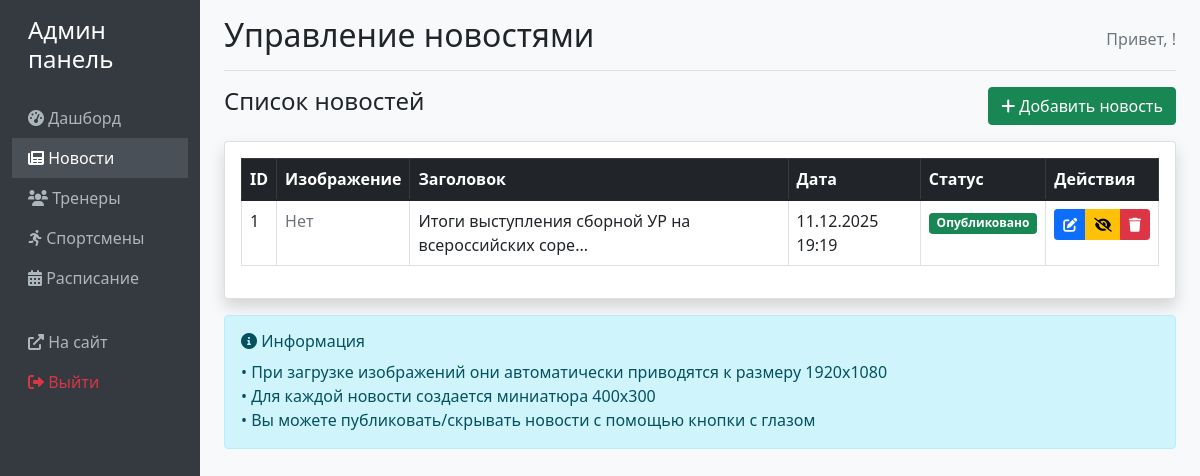
The page /admin/news (signed in) on the database its author committed.
### database.py (models this page shows, shortened)
class News(db.Model):
    id = db.Column(db.Integer, primary_key=True)
    title = db.Column(db.String(200), nullable=False)
    content = db.Column(db.Text, nullable=False)
    created_at = db.Column(db.DateTime, default=datetime.now)
    is_published = db.Column(db.Boolean, default=True)

### admin.py (the view)
@admin_bp.route('/news')
def news_list():
    if not check_auth():
        return redirect(url_for('admin.login'))
    news_items = db.get_news()
    return render_template('admin/news.html', news=news_items)

### admin.py (called while the page is built)
def check_auth():
    return session.get('admin_logged_in', False)

### database.py (called while the page is built)
def get_news():
    return News.query.order_by(News.created_at.desc()).all()

### templates/admin/news.html (shortened to what this page needs)
{% extends "admin/base.html" %}
{% block page_title %}Управление новостями{% endblock %}
{% block content %}
<div class="d-flex justify-content-between mb-3">
    <h4>Список новостей</h4>
    <a href="{{ url_for('admin.add_news') }}" class="btn btn-success">
        <i class="fas fa-plus"></i> Добавить новость
    </a>
</div>
<div class="card shadow">
    <div class="card-body">
        <div class="table-responsive">
            <table class="table table-bordered table-hover">
                <thead class="table-dark">
                    <tr>
                        <th>ID</th>
                        <th>Изображение</th>
                        <th>Заголовок</th>
                        <th>Дата</th>
                        <th>Статус</th>
                        <th>Действия</th>
                    </tr>
                </thead>
                <tbody>
                    {% for item in news %}
                    <tr>
                        <td>{{ item.id }}</td>
                        <td>
                            {% if item.thumbnail_path %}
                            <img src="{{ url_for('static', filename='uploads/' + item.thumbnail_path) }}"
                                 alt="Миниатюра"
                                 style="width: 80px; height: 60px; object-fit: cover; border-radius: 4px;">
                            {% else %}
                            <span class="text-muted">Нет</span>
                            {% endif %}
                        </td>
                        <td>{{ item.title[:50] }}{% if item.title|length > 50 %}...{% endif %}</td>
                        <td>{{ item.created_at.strftime('%d.%m.%Y %H:%M') }}</td>
                        <td>
                            {% if item.is_published %}
                            <span class="badge bg-success">Опубликовано</span>
                            {% else %}
                            <span class="badge bg-secondary">Черновик</span>
                            {% endif %}
                        </td>
                        <td>
                            <div class="btn-group btn-group-sm">
                                <a href="{{ url_for('admin.edit_news', news_id=item.id) }}"
                                   class="btn btn-primary" title="Редактировать">
                                    <i class="fas fa-edit"></i>
                                </a>
                                <a href="{{ url_for('admin.toggle_news', news_id=item.id) }}"
                                   class="btn btn-warning"
                                   title="{% if item.is_published %}Снять с публикации{% else %}Опубликовать{% endif %}">
                                    <i class="fas fa-{% if item.is_published %}eye-slash{% else %}eye{% endif %}"></i>
                                </a>
                                <a href="{{ url_for('admin.delete_news', news_id=item.id) }}"
                                   class="btn btn-danger"
                                   onclick="return confirm('Удалить эту новость?')"
                                   title="Удалить">
                                    <i class="fas fa-trash"></i>
                                </a>
                            </div>
                        </td>
                    </tr>
                    {% else %}
                    <tr>
                        <td colspan="6" class="text-center text-muted">Новостей пока нет</td>
                    </tr>
                    {% endfor %}
                </tbody>
            </table>
        </div>
    </div>
</div>
<div class="mt-3">
    <div class="alert alert-info">
        <h6><i class="fas fa-info-circle"></i> Информация</h6>
        <p class="mb-0">
            • При загрузке изображений они автоматически приводятся к размеру 1920x1080<br>
            • Для каждой новости создается миниатюра 400x300<br>
            • Вы можете публиковать/скрывать новости с помощью кнопки с глазом
        </p>
    </div>
</div>
{% endblock %}

### templates/admin/base.html (style rules this page uses)
body { background-color: #f8f9fa; }

### rows shown on the page
News: id "1", title "Итоги выступления сборной УР на всероссийских соре", created_at "11.12.2025 19:19", is_published "Опубликовано"
